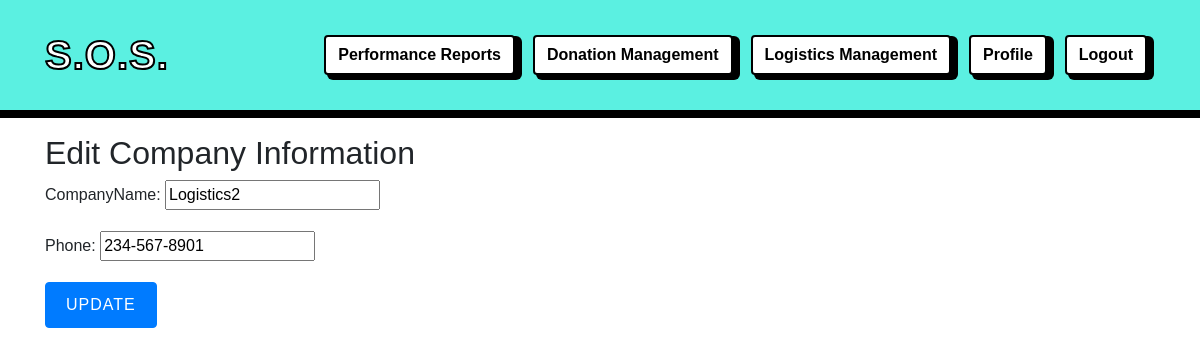
The page /myapp/logistics/2/edit/company_edit (signed in) on the database as committed earlier.
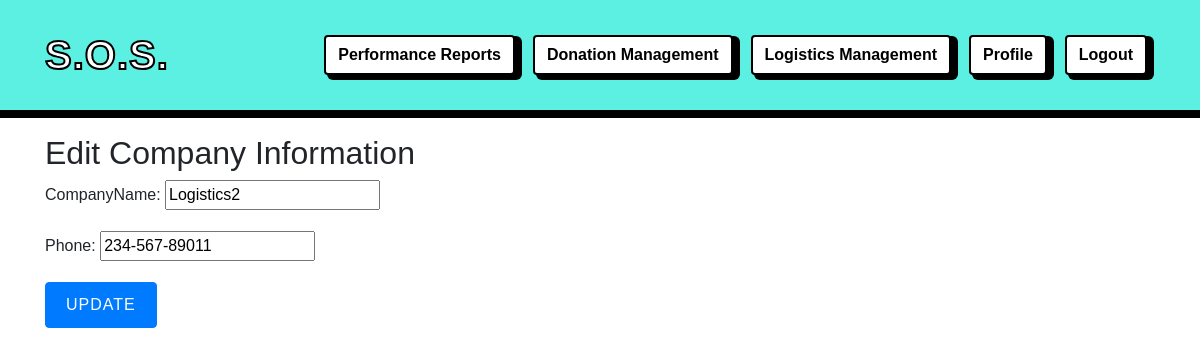
The same page on the database as committed later.
### myapp/models.py (models this page shows, shortened)
class LogisticsCompany(models.Model):
    CompanyID = models.IntegerField(primary_key=True)
    CompanyName = models.CharField(max_length=45, null=True)
    Phone = models.CharField(max_length=45, null=True)

### myapp/views.py (the view)
# urls.py: path('logistics/<int:pk>/edit/company_edit', views.logistics_edit_company_view, name='company_edit'),
def logistics_edit_company_view(request, pk):
    logistics = get_object_or_404(LogisticsCompany, pk=pk)
    if request.method == 'POST':
        form = LogisticsCompanyForm(request.POST, instance=logistics)
        if form.is_valid():
            form.save()
            return redirect('logistics_edit', pk=pk)
    else:
        form = LogisticsCompanyForm(instance=logistics)
    return render(request, 'logistics_edit_company.html', {'form': form})

### myapp/forms.py
class LogisticsCompanyForm(forms.ModelForm):
    class Meta:
        model = LogisticsCompany
        fields = ['CompanyName', 'Phone']

### myapp/templates/logistics_edit_company.html (shortened to what this page needs)
{% extends 'main.html' %}
{% block content %}
    <h2>Edit Company Information</h2>
    <form method="POST" id="companyForm">
        {{ form.as_p }}
        <button type="submit" class="btn btn-primary">Update</button>
    </form>
{% endblock %}

Rows that differ between the two databases and show on the page:
changed LogisticsCompany "Logistics2": Phone "234-567-8901" → "234-567-89011"
